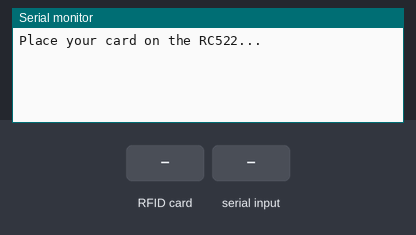
Recording of a sketch running on a simulated Arduino Uno, built with avr-gcc and run on an emulated ATmega328P. On the bench: the last lines printed to the serial monitor. The inputs (shaded band) are chosen by the test bench.

Above: at 1.2 s.
1.3 s: RFID card 5E 7A 19 C4 held to the reader
At 1.44 s:
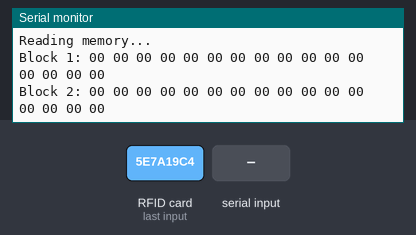
2.8 s: "90,45\n" received over Serial
At 5.0 s:
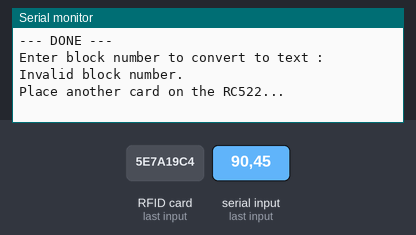
5.8 s: RFID card 5E 7A 19 C4 held to the reader
At 9.35 s:
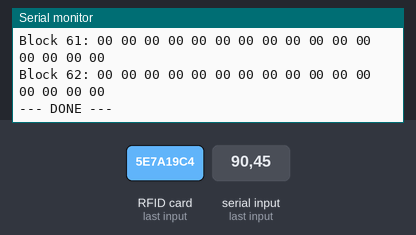
10.9 s: RFID card 5E 7A 19 C4 held to the reader
At 11.68 s:
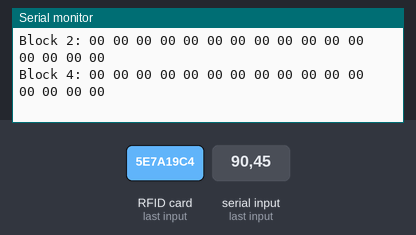
13.9 s: "0\n" received over Serial
At 14.56 s:
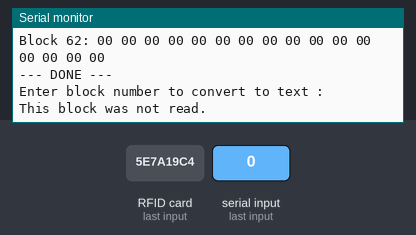
Timing chart, 0 to 16.9 s (numbered marks = the images above; inputs shaded):
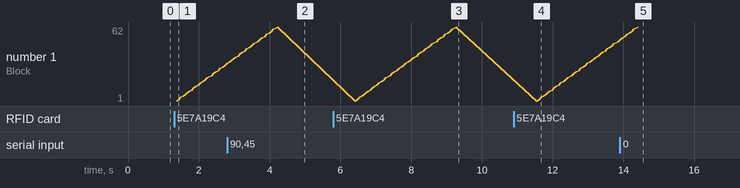

The sketch:

RC522.ino
```cpp
#include <SPI.h>
#include <MFRC522.h>

#define SS_PIN 10
#define RST_PIN 9

MFRC522 rfid(SS_PIN, RST_PIN);
MFRC522::MIFARE_Key key;

byte blockData[64][16];
bool blockValid[64] = {false};


void setup() {

  Serial.begin(9600);

  SPI.begin();
  rfid.PCD_Init();

  for (byte i = 0; i < 6; i++) {
    key.keyByte[i] = 0xFF;
  }

  Serial.println("Place your card on the RC522...");
}


void loop() {

  if (!rfid.PICC_IsNewCardPresent())
    return;

  if (!rfid.PICC_ReadCardSerial())
    return;

  Serial.println("\n--- CARD DETECTED ---");


  // Print UID

  Serial.print("UID: ");

  for (byte i = 0; i < rfid.uid.size; i++) {

    Serial.print(rfid.uid.uidByte[i] < 0x10 ? "0" : "");
    Serial.print(rfid.uid.uidByte[i], HEX);
    Serial.print(" ");
  }

  Serial.println();


  // Check card type

  MFRC522::PICC_Type type = rfid.PICC_GetType(rfid.uid.sak);

  if (type != MFRC522::PICC_TYPE_MIFARE_MINI &&
      type != MFRC522::PICC_TYPE_MIFARE_1K &&
      type != MFRC522::PICC_TYPE_MIFARE_4K) {

    Serial.println("Not a MIFARE Classic card.");

    rfid.PICC_HaltA();

    return;
  }


  Serial.println("Reading memory...");


  // LECTURE DES BLOCS Read BLOCKS

  for (byte block = 1; block < 64; block++) {

    byte buffer[18];
    byte size = sizeof(buffer);


    // Les blocs 3, 7, 11, etc.
    // sont les Sector Trailers.
    if ((block + 1) % 4 == 0)
      continue;


    MFRC522::StatusCode status;


    status = rfid.PCD_Authenticate(
      MFRC522::PICC_CMD_MF_AUTH_KEY_A,
      block,
      &key,
      &(rfid.uid)
    );


    if (status != MFRC522::STATUS_OK) {

      Serial.print("Block ");
      Serial.print(block);
      Serial.print(": Authentication failed - ");
      Serial.println(rfid.GetStatusCodeName(status));

      continue;
    }


  // Read the BLOCK

    status = rfid.MIFARE_Read(block, buffer, &size);


    if (status != MFRC522::STATUS_OK) {

      Serial.print("Block ");
      Serial.print(block);
      Serial.print(": Read failed");
      Serial.println();

      continue;
    }


    // Save the BLOCK

    for (byte i = 0; i < 16; i++) {

      blockData[block][i] = buffer[i];
    }

    blockValid[block] = true;


    // =========================
    // Print the BLOCK

    Serial.print("Block ");
    Serial.print(block);
    Serial.print(": ");

    for (byte i = 0; i < 16; i++) {

      Serial.print(buffer[i] < 0x10 ? "0" : "");
      Serial.print(buffer[i], HEX);
      Serial.print(" ");
    }

    Serial.println();
  }


  rfid.PICC_HaltA();
  rfid.PCD_StopCrypto1();

  Serial.println("--- DONE ---");


  // Ask for a BLOCK to translate to text

  Serial.println();
  Serial.println("Enter block number to convert to text :");


  while (Serial.available() == 0) {
    // Wait number from user
  }


  int blockNumber = Serial.parseInt();


  while (Serial.available() > 0) {
    Serial.read();
  }

  // Print the selected BLOCK

  readAndConvertBlock(blockNumber);


  Serial.println();
  Serial.println("Place another card on the RC522...");

  delay(2000);
}


void readAndConvertBlock(byte blockNumber) {

  // Vérifier que le numéro est valide
  if (blockNumber >= 64) {

    Serial.println("Invalid block number.");

    return;
  }


  // Vérifier que le bloc a bien été lu
  if (!blockValid[blockNumber]) {

    Serial.println("This block was not read.");

    return;
  }


  Serial.println();

  Serial.print("Reading saved block ");
  Serial.println(blockNumber);


  // HEX print

  Serial.print("HEX : ");

  for (byte i = 0; i < 16; i++) {

    if (blockData[blockNumber][i] < 0x10)
      Serial.print("0");

    Serial.print(blockData[blockNumber][i], HEX);
    Serial.print(" ");
  }

  Serial.println();


  // TEXT / ASCII print

  Serial.print("TEXT: ");

  for (byte i = 0; i < 16; i++) {

    byte value = blockData[blockNumber][i];


    if (value >= 32 && value <= 126) {

      Serial.print((char)value);

    } else {

      Serial.print(".");
    }
  }

  Serial.println();
}
```

Measured:
- after the input at 1.3 s, the serial monitor: prints a new line at once (image 1)
- after the input at 2.8 s, the serial monitor: prints a new line after 1.6 s (image 2)
- after the input at 5.8 s, the serial monitor: prints a new line after 0.56 s (image 3)
- after the input at 10.9 s, the serial monitor: prints a new line after 0.59 s (image 4)
- after the input at 13.9 s, the serial monitor: prints a new line after 0.64 s (image 5)
